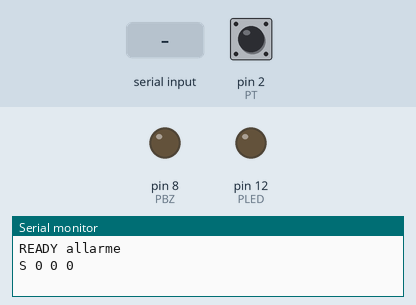
This sketch was run on a simulated Arduino Uno, built with avr-gcc and run on an emulated ATmega328P. Parts: output pins drawn as LEDs (lit = HIGH), the last lines printed to the serial monitor. The test bench sets the inputs (shaded band); at power-on: pin 2 (PT) HIGH.

Above: at 1.2 s.
1.3 s: "T\n" received over Serial
At 1.5 s:
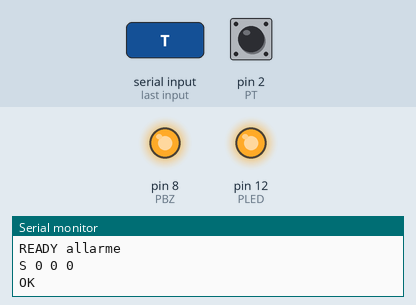
3.2 s: "ID?\n" received over Serial
4.7 s: "1\n" received over Serial
Timing chart, 0 to 7.7 s (numbered marks = the images above; inputs shaded):
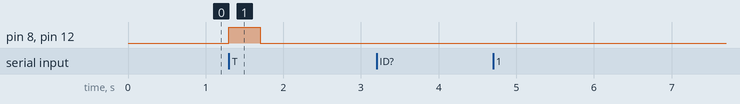

Measured:
- after the input at 1.3 s, pin 8 (PBZ), pin 12 (PLED): LOW → HIGH at once, → LOW 0.40 s later

The sketch:

allarme.ino
```cpp
// UNO Lab — progetto "allarme": sensore di inclinazione + buzzer ATTIVO + LED rosso.
// Collegamenti:
//   sensore di inclinazione: un piedino -> pin 2, l'altro -> GND
//   buzzer attivo (quello con l'adesivo): piedino lungo (+) -> pin 8, corto -> GND
//   LED rosso: piedino lungo -> pin 12, corto -> resistenza 220 ohm -> GND
// Comandi: ID?  |  A1 attiva, A0 disattiva (e spegne la sirena)  |  T prova sirena  |  ?
// Invio: "S <attivo> <allarme> <inclinazione>" a ogni cambio
#include <Arduino.h>

const char* ID = "allarme";
const int PT = 2, PBZ = 8, PLED = 12;

bool attivo = false, allarme = false;
int tilt = -1, letto = -1, base = -1;
unsigned long cambio = 0, tSirena = 0, fineProva = 0;
bool fase = false;
char buf[24];
byte len = 0;

void stato() {
  Serial.print("S "); Serial.print(attivo); Serial.print(' ');
  Serial.print(allarme); Serial.print(' '); Serial.println(tilt);
}

void comando(char* c) {
  if (strcmp(c, "ID?") == 0) { Serial.print("ID "); Serial.println(ID); return; }
  if (c[0] == 'A') {
    attivo = (c[1] == '1');
    allarme = false;
    base = tilt;               // posizione di riferimento al momento dell'attivazione
    stato();
    return;
  }
  if (c[0] == 'T') { fineProva = millis() + 400; Serial.println("OK"); return; }
  if (c[0] == '?') { stato(); return; }
  if (c[0]) Serial.println("ERR cmd");
}

void setup() {
  pinMode(PT, INPUT_PULLUP);
  pinMode(PBZ, OUTPUT); pinMode(PLED, OUTPUT);
  Serial.begin(115200);
  Serial.print("READY "); Serial.println(ID);
}

void loop() {
  while (Serial.available()) {
    char ch = Serial.read();
    if (ch == '\n' || ch == '\r') { buf[len] = 0; comando(buf); len = 0; }
    else if (len < sizeof(buf) - 1) buf[len++] = ch;
  }
  unsigned long ora = millis();
  int v = digitalRead(PT) == LOW;
  if (v != letto) { letto = v; cambio = ora; }
  if (letto != tilt && ora - cambio > 40) {
    tilt = letto;
    if (attivo && !allarme && tilt != base) allarme = true;
    stato();
  }
  if (allarme) {
    if (ora - tSirena > 200) { tSirena = ora; fase = !fase; }
    digitalWrite(PBZ, fase); digitalWrite(PLED, fase);
  } else {
    bool prova = (long)(fineProva - ora) > 0;
    digitalWrite(PBZ, prova);
    // LED: fisso se attivo, spento se disattivo
    digitalWrite(PLED, attivo || prova);
  }
}
```
